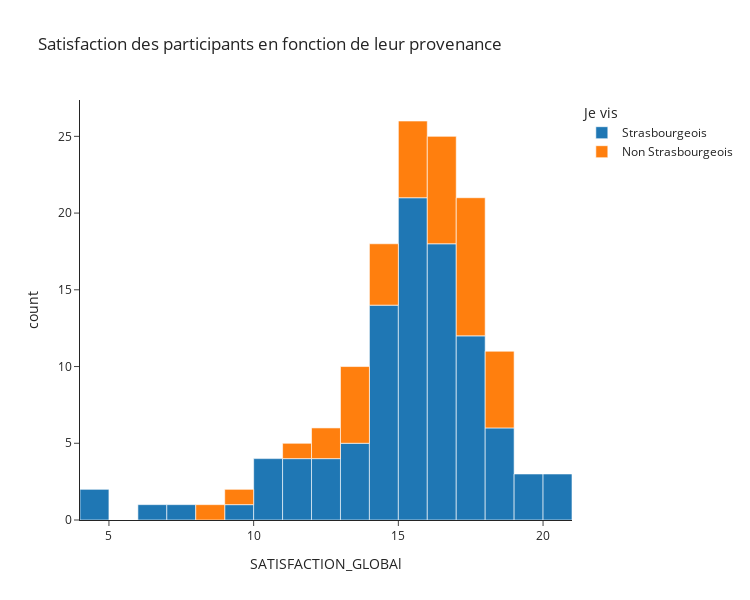

Source (notebook cell):
### Code cell
fig = px.histogram(
                   df_clean_renamed, x="SATISFACTION_GLOBAl",color="Je vis",
                   title='Satisfaction des participants en fonction de leur provenance',
                   width=750, 
                   height=600,
                   labels={"SATISFACTION_GLOBAL":"Moyenne de la note de satisfaction (sur 20)"},
                   template="simple_white"
)                   
fig.show()

### Figure 1 — Plotly figure (JSON) as saved in the notebook; plotly's stock layout.template omitted (floating-point values rounded to 4 significant figures)
{"data": [{"alignmentgroup": "True", "bingroup": "x", "hovertemplate": "Je vis=Strasbourgeois<br>SATISFACTION_GLOBAl=%{x}<br>count=%{y}<extra></extra>", "legendgroup": "Strasbourgeois", "marker": {"color": "#1F77B4", "pattern": {"shape": ""}}, "name": "Strasbourgeois", "offsetgroup": "Strasbourgeois", "orientation": "v", "showlegend": true, "type": "histogram", "x": [13.5, 20, 4, 18, 15, 14, 16, 14.5, 18, 14, 20, 11, 16.5, 17.5, 14, 19, 4, 14.5, 11, 6.5, 14, 17, 15.5, 15.5, 14.5, 12, 15.5, 15, 15, 15.5, 17, 17.5, 17.5, 16, 16, 12, 16.5, 14.5, 15.5, 15.5, 18, 10, 15.5, 18.5, 16, 17, 15, 10.5, 12, 9.5, 19.5, 15.5, 17, 16, 11.5, 10, 16.5, 14, 15.5, 14.5, 15, 11.5, 16.5, 18.5, 14, 16.5, 16.5, 17, 13, 15.5, 15, 15.5, 18, 17.5, 13, 15.5, 16, 16, 20, 16, 16.5, 19.5, 13, 14.5, 14, 16.5, 16, 16.5, 17.5, 17.5, 7, 15.5, 12.5, 13.5, 10.5, 15, 15, 14, 17.5], "xaxis": "x", "yaxis": "y"}, {"alignmentgroup": "True", "bingroup": "x", "hovertemplate": "Je vis=Non Strasbourgeois<br>SATISFACTION_GLOBAl=%{x}<br>count=%{y}<extra></extra>", "legendgroup": "Non Strasbourgeois", "marker": {"color": "#FF7F0E", "pattern": {"shape": ""}}, "name": "Non Strasbourgeois", "offsetgroup": "Non Strasbourgeois", "orientation": "v", "showlegend": true, "type": "histogram", "x": [17, 11, 12, 18, 13.5, 16.5, 17.5, 17.5, 15, 17.5, 15, 13, 14.5, 14.5, 17.5, 8.5, 16.5, 15.5, 18.5, 18.5, 16, 15.5, 12, 13.5, 13.5, 15, 14.5, 18, 16.5, 18.5, 17.5, 16.5, 16, 9, 17, 14, 13.5, 17, 16, 17], "xaxis": "x", "yaxis": "y"}], "layout": {"barmode": "relative", "height": 600, "legend": {"title": {"text": "Je vis"}, "tracegroupgap": 0}, "title": {"text": "Satisfaction des participants en fonction de leur provenance"}, "width": 750, "xaxis": {"anchor": "y", "domain": [0, 1], "title": {"text": "SATISFACTION_GLOBAl"}}, "yaxis": {"anchor": "x", "domain": [0, 1], "title": {"text": "count"}}}}
